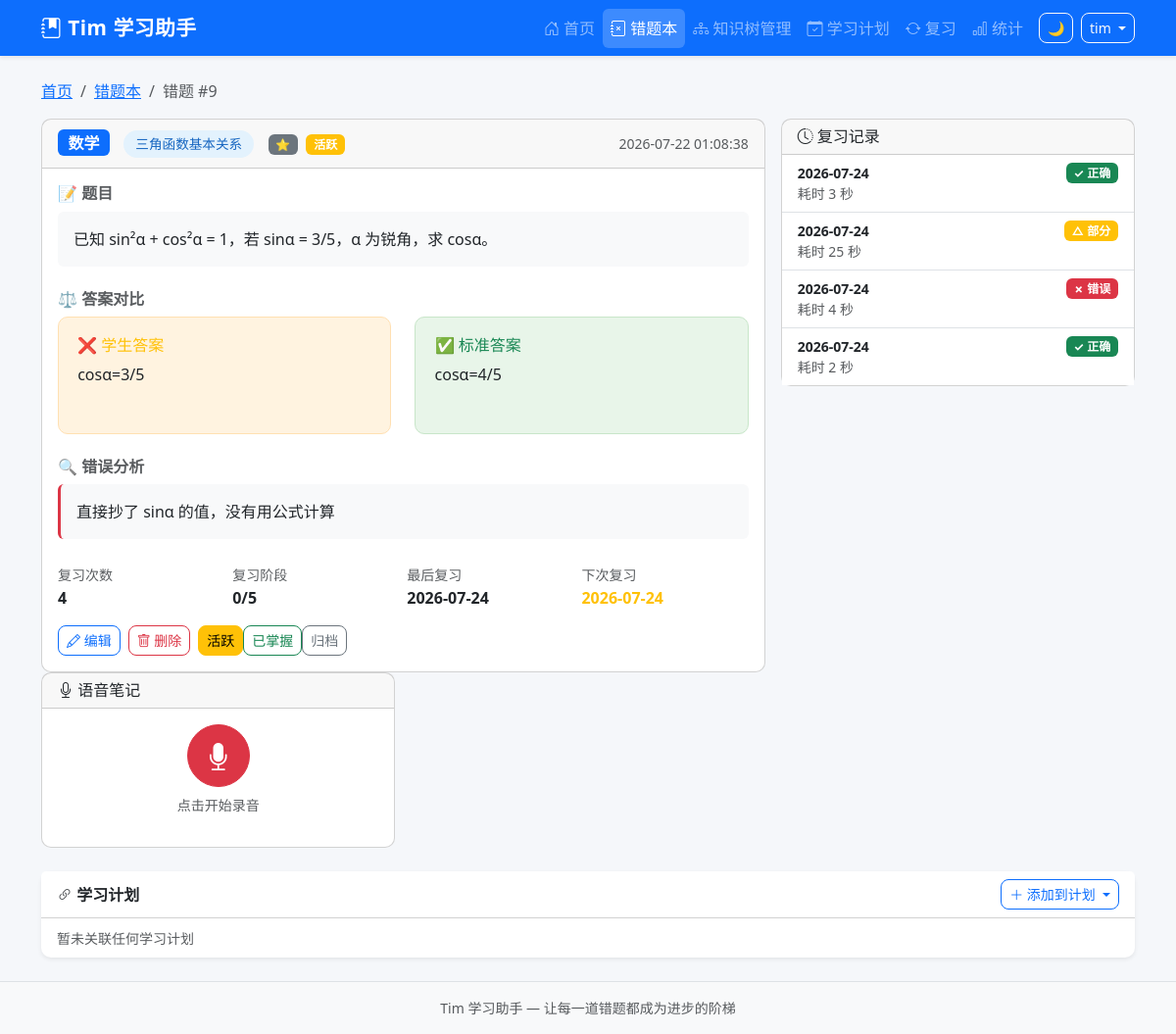
The page /questions/9 (signed in) on the database as committed earlier.
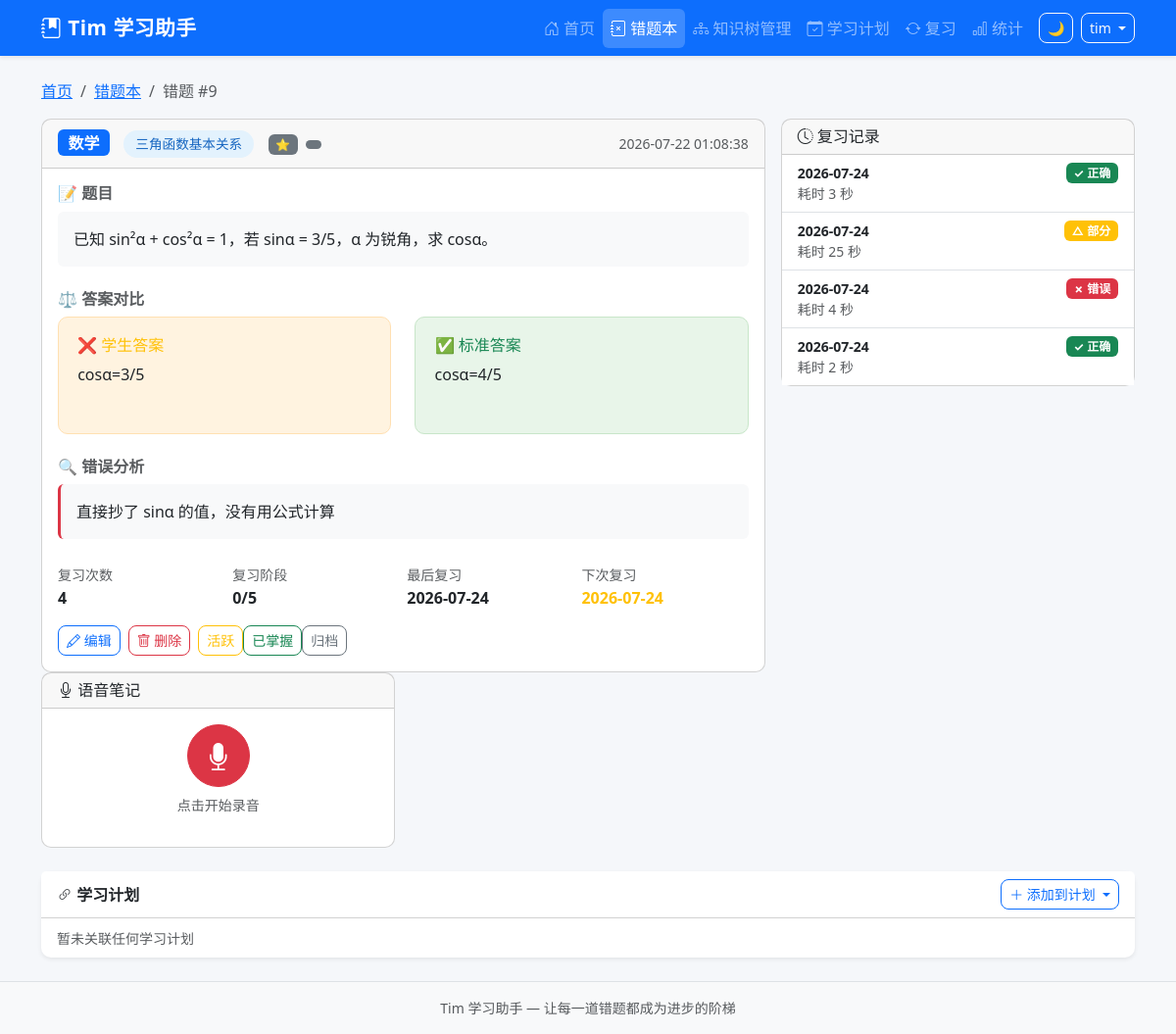
The same page on the database as committed later.
### tables this page shows
CREATE TABLE mistake_records (
            id INTEGER PRIMARY KEY AUTOINCREMENT,
            uuid TEXT NOT NULL,
            sys_platform TEXT NOT NULL DEFAULT 'web',
            bstudio_create_time TIMESTAMP DEFAULT CURRENT_TIMESTAMP,
            xueke TEXT NOT NULL,
            timu TEXT NOT NULL,
            xueshengdaan TEXT DEFAULT '',
            zhengquedaan TEXT DEFAULT '',
            cuowufenxi TEXT DEFAULT '',
            zhishidian TEXT DEFAULT '',
            difficulty INTEGER DEFAULT 1,
            review_count INTEGER DEFAULT 0,
            last_review_at TIMESTAMP,
            next_review_at TIMESTAMP,
            review_stage INTEGER DEFAULT 0,
            review_algorithm TEXT DEFAULT 'sm2',
            status TEXT DEFAULT 'active',
            updated_at TIMESTAMP DEFAULT CURRENT_TIMESTAMP
        , voice_data TEXT DEFAULT '');

### app.py (the view)
@app.route('/questions/<int:question_id>',)
@login_required
def question_detail(question_id):
    question = query_db(
        'SELECT * FROM mistake_records WHERE id = ? AND 1=1',
        (question_id,), one=True
    )
    if not question:
        flash('错题不存在', 'danger')
        return redirect(url_for('question_list',))
    question = dict(question)
    for field in ('timu', 'zhengquedaan', 'xueshengdaan', 'cuowufenxi'):
        if question.get(field):
            question[field] = question[field].replace('\\$', '$')
    images = query_db(
        'SELECT * FROM mistake_images WHERE mistake_id = ? ORDER BY id',
        (question_id,)
    )
    reviews = query_db(
        '''SELECT * FROM review_logs
           WHERE mistake_id = ? AND 1=1
           ORDER BY created_at DESC LIMIT 10''',
        (question_id,)
    )
    similar = []
    kp = question['zhishidian'] or ''
    if kp:
        similar = query_db(
            'SELECT id, timu, xueke FROM mistake_records WHERE zhishidian=? AND id!=? ORDER BY id DESC LIMIT 5',
            (kp, question_id)
        )
    similar = rows_to_dicts(similar)
    for s in similar:
        s['timu_plain'] = strip_latex(s['timu'])
    linked_plans = query_db(
        '''SELECT sp.* FROM study_plans sp
           JOIN plan_mistakes pm ON sp.id = pm.plan_id
           WHERE pm.mistake_id = ? AND sp.status NOT IN ('deleted','cancelled')
           ORDER BY sp.priority DESC''',
        (question_id,)
    )
    all_plans = query_db(
        "SELECT id, title FROM study_plans WHERE status NOT IN ('deleted','cancelled') ORDER BY title",
        ()
    )
    resp = make_response(render_template('question_detail.html',
        question=question,
        images=images,
        reviews=reviews,
        similar=similar,
        linked_plans=linked_plans,
        all_plans=all_plans))
    return set_uuid_cookie(resp, g.user_uuid)

### app.py (called while the page is built, shortened)
@app.after_request
def add_security_headers(resp):
    resp.headers['X-Frame-Options'] = 'DENY'
    resp.headers['X-Content-Type-Options'] = 'nosniff'
    resp.headers['Referrer-Policy'] = 'strict-origin-when-cross-origin'
    return resp

@app.before_request
def csrf_check():
    if 'csrf_token' not in session:
        session['csrf_token'] = str(uuid_mod.uuid4())
    if request.method in ('GET', 'HEAD', 'OPTIONS'):
        return

def login_required(f):
    @wraps(f)
    def decorated(*a, **kw):
        if 'user_id' not in session:
            return redirect(url_for('login', next=request.path))
        return f(*a, **kw)
    return decorated

@app.before_request
def before_request():
    g.user_uuid = get_or_create_uuid()
    g.username = session.get('username', '')

### database.py (called while the page is built)
def get_db():
    conn = sqlite3.connect(Config.DATABASE_PATH, timeout=30)
    conn.row_factory = sqlite3.Row
    conn.execute("PRAGMA busy_timeout = 30000")
    conn.execute("PRAGMA foreign_keys = ON")
    conn.execute("PRAGMA journal_mode = WAL")
    return conn

def rows_to_dicts(rows):
    return [dict(r) for r in rows]

### templates/question_detail.html (shortened to what the changed rows need)
{% extends "base.html" %}
{% block content %}
<nav aria-label="breadcrumb" class="mb-3">
    <ol class="breadcrumb">
        <li class="breadcrumb-item"><a href="{{ url_for('index') }}">首页</a></li>
        <li class="breadcrumb-item"><a href="{{ url_for('question_list') }}">错题本</a></li>
        <li class="breadcrumb-item active">错题 #{{ question['id'] }}</li>
    </ol>
</nav>
<div class="row g-3">
    <div class="col-lg-8">
        <div class="card">
            <div class="card-header d-flex justify-content-between align-items-center">
                <div>
                    <span class="badge bg-primary fs-6 me-2">{{ question['xueke'] }}</span>
                    {% if question['zhishidian'] %}
                    <span class="knowledge-badge">{{ question['zhishidian'] }}</span>
                    {% endif %}
                    <span class="badge bg-secondary ms-2">
                        {{ '⭐' * question['difficulty'] }}
                    </span>
                    <span class="badge bg-{{ 'success' if question['status'] == 'mastered' else 'warning' if question['status'] == 'active' else 'secondary' }} ms-1">
                        {{ {'active': '活跃', 'archived': '已归档', 'mastered': '已掌握'}[question['status']] }}
                    </span>
                </div>
                <small class="text-muted">{{ question['bstudio_create_time'] }}</small>
            </div>
            <div class="card-body">
                <h6 class="fw-bold text-muted mb-2">📝 题目</h6>
                <div class="p-3 bg-light rounded mb-4 latex-content" style="white-space: pre-wrap;">{{ question['timu'] }}</div>
                <h6 class="fw-bold text-muted mb-2">⚖️ 答案对比</h6>
                <div class="answer-compare mb-4">
                    <div class="answer-box student">
                        <h6 class="text-warning mb-2">❌ 学生答案</h6>
                        <div style="white-space: pre-wrap;">{{ (question['xueshengdaan'] or '(未填写)') }}</div>
                    </div>
                    <div class="answer-box correct">
                        <h6 class="text-success mb-2">✅ 标准答案</h6>
                        <div style="white-space: pre-wrap;">{{ (question['zhengquedaan'] or '(未填写)') }}</div>
                    </div>
                </div>
                {% if question['cuowufenxi'] %}
                <h6 class="fw-bold text-muted mb-2">🔍 错误分析</h6>
                <div class="p-3 border-start border-danger border-3 bg-light rounded mb-4 latex-content" style="white-space: pre-wrap;">{{ question['cuowufenxi'] }}</div>
                {% endif %}
                <div class="row g-2 mb-3">
                    <div class="col-md-3">
                        <small class="text-muted">复习次数</small>
                        <div class="fw-bold">{{ question['review_count'] }}</div>
                    </div>
                    <div class="col-md-3">
                        <small class="text-muted">复习阶段</small>
                        <div class="fw-bold">{{ question['review_stage'] }}/5</div>
                    </div>
                    <div class="col-md-3">
                        <small class="text-muted">最后复习</small>
                        <div class="fw-bold">{{ question['last_review_at'][:10] if question['last_review_at'] else '未复习' }}</div>
                    </div>
                    <div class="col-md-3">
                        <small class="text-muted">下次复习</small>
                        <div class="fw-bold text-{{ 'warning' if question['next_review_at'] else 'muted' }}">
                            {{ question['next_review_at'][:10] if question['next_review_at'] else '待定' }}
                        </div>
                    </div>
                </div>
                <div class="d-flex flex-wrap gap-2">
                    <a href="{{ url_for('edit_question', question_id=question['id']) }}" class="btn btn-outline-primary btn-sm">
                    </a>
                    <form method="POST" action="{{ url_for('delete_question', question_id=question['id']) }}" class="d-inline">
                    </form>
                    <div class="btn-group">
                        <form method="POST" action="{{ url_for('toggle_status', question_id=question['id']) }}" class="d-inline">
                            <button type="submit" class="btn btn-outline-warning btn-sm {% if question['status'] == 'active' %}active{% endif %}">活跃</button>
                        </form>
                    </div>
                </div>
            </div>
        </div>
    </div>
</div>
{% endblock %}

Rows that differ between the two databases and show on the page:
changed mistake_records "数学": status "活跃" → (not shown)
